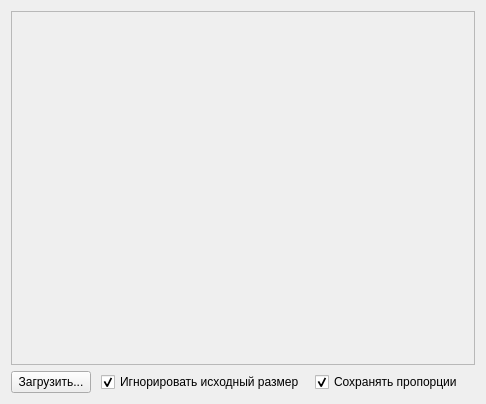
<?xml version="1.0" encoding="UTF-8"?>
<ui version="4.0">
 <class>MainWindow</class>
 <widget class="QMainWindow" name="MainWindow">
  <property name="geometry">
   <rect>
    <x>0</x>
    <y>0</y>
    <width>486</width>
    <height>404</height>
   </rect>
  </property>
  <property name="windowTitle">
   <string>MainWindow</string>
  </property>
  <widget class="QWidget" name="centralWidget">
   <layout class="QVBoxLayout" name="verticalLayout">
    <item>
     <widget class="ScaledPixmap" name="label">
      <property name="sizePolicy">
       <sizepolicy hsizetype="Preferred" vsizetype="Expanding">
        <horstretch>0</horstretch>
        <verstretch>0</verstretch>
       </sizepolicy>
      </property>
      <property name="frameShape">
       <enum>QFrame::StyledPanel</enum>
      </property>
      <property name="text">
       <string/>
      </property>
     </widget>
    </item>
    <item>
     <layout class="QHBoxLayout" name="horizontalLayout">
      <property name="spacing">
       <number>10</number>
      </property>
      <item>
       <widget class="QPushButton" name="loadButton">
        <property name="text">
         <string>Загрузить...</string>
        </property>
       </widget>
      </item>
      <item>
       <widget class="QCheckBox" name="overscaleCheckBox">
        <property name="text">
         <string>Игнорировать исходный размер</string>
        </property>
        <property name="checked">
         <bool>true</bool>
        </property>
       </widget>
      </item>
      <item>
       <widget class="QCheckBox" name="keepAspectRatioCheckBox">
        <property name="text">
         <string>Сохранять пропорции</string>
        </property>
        <property name="checked">
         <bool>true</bool>
        </property>
       </widget>
      </item>
      <item>
       <spacer name="horizontalSpacer">
        <property name="orientation">
         <enum>Qt::Horizontal</enum>
        </property>
        <property name="sizeHint" stdset="0">
         <size>
          <width>40</width>
          <height>20</height>
         </size>
        </property>
       </spacer>
      </item>
     </layout>
    </item>
   </layout>
  </widget>
 </widget>
 <layoutdefault spacing="6" margin="11"/>
 <customwidgets>
  <customwidget>
   <class>ScaledPixmap</class>
   <extends>QLabel</extends>
   <header>ScaledPixmap.h</header>
  </customwidget>
 </customwidgets>
 <resources/>
 <connections/>
</ui>
